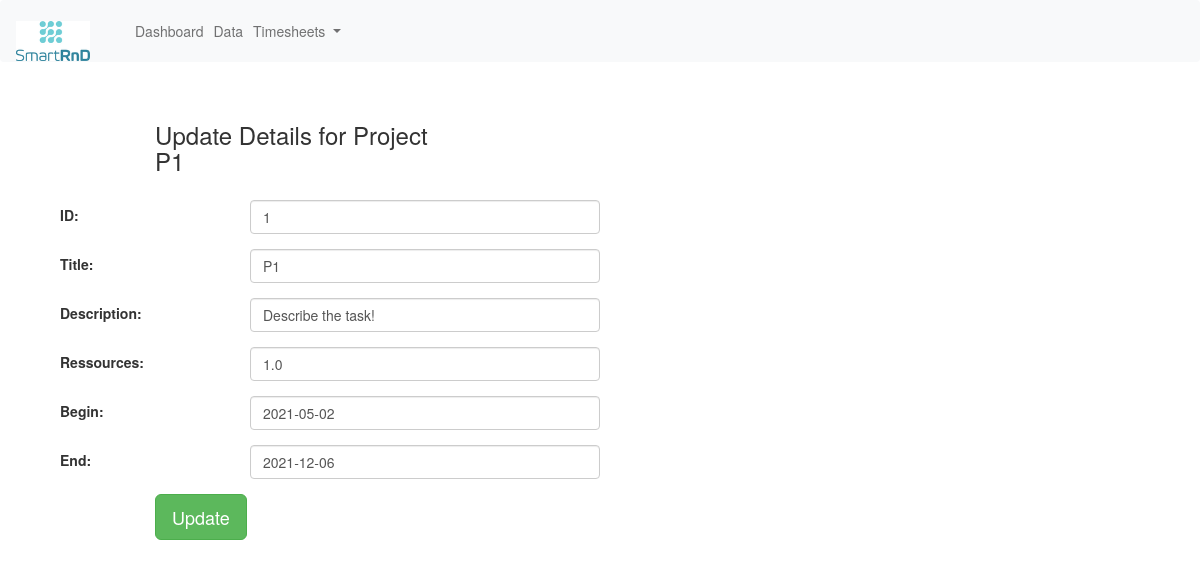
Screenshot of /edit_proj/1 with the database file from the repository.
### erpapp/models.py (models this page shows, shortened)
class Task(models.Model):
    title = models.CharField('Title', max_length=50, default='Title', unique=True)
    description = models.CharField('Description', max_length=2400, default='Describe the task!')
    assigned_employees_on_month = models.ManyToManyField(Employee, through='AssignmentPerMonth')
    class Meta:
        db_table = "task"

class Project(Task):
    ressources = models.FloatField('Ressources')
    begin = models.DateField('Project Start')
    end = models.DateField('Project End')
    @property
    def begin_formatted(self):
        return str(self.begin)
    @property
    def end_formatted(self):
        return str(self.end)
    class Meta:
        db_table = "project"

### erpapp/views.py (the view)
# urls.py: path('edit_proj/<int:id>', views.edit_proj),
def edit_proj(request, id):
    project = Project.objects.get(id=id)
    context = {
        'project': project
    }
    return render(request, 'edit_proj.html', context)

### erpapp/Templates/edit_proj.html (shortened to what this page needs)
{% extends "base.html" %}
{% block content %}
<div class="col-md-12">
    <form method="POST" class="post-form" action="/update_proj/{{ project.id }}">
        <div class="container">
            <br>
            <div class="form-group row">
                <label class="col-sm-1 col-form-label"></label>
                <div class="col-sm-4">
                    <h3>Update Details for Project<br>{{ project.title }}</h3>
                </div>
            </div>
            <div class="form-group row">
                <label class="col-sm-2 col-form-label">ID:</label>
                <div class="col-sm-4">
                    <input type="text" class="form-control" name="id" id="id_id" required maxlength="20"
                           value="{{ project.id }}"/>
                </div>
            </div>
            <div class="form-group row">
                <label class="col-sm-2 col-form-label">Title:</label>
                <div class="col-sm-4">
                    <input type="text" class="form-control" name="title" id="id_title" required maxlength="32"
                           value="{{ project.title }}"/>
                </div>
            </div>
            <div class="form-group row">
                <label class="col-sm-2 col-form-label">Description:</label>
                <div class="col-sm-4">
                    <input type="text" class="form-control" name="description" id="id_description" required
                           maxlength="32" value="{{ project.description }}"/>
                </div>
            </div>
            <div class="form-group row">
                <label class="col-sm-2 col-form-label">Ressources:</label>
                <div class="col-sm-4">
                    <input type="number" step="0.01" class="form-control" name="ressources" id="id_ressources" required
                           maxlength="15" value="{{ project.ressources }}"/>
                </div>
            </div>
            <div class="form-group row">
                <label class="col-sm-2 col-form-label">Begin:</label>
                <div class="col-sm-4">
                    <input type="text" class="form-control" name="begin" id="id_begin" required maxlength="20"
                           value="{{ project.begin_formatted }}"/>
                </div>
            </div>
            <div class="form-group row">
                <label class="col-sm-2 col-form-label">End:</label>
                <div class="col-sm-4">
                    <input type="text" class="form-control" name="end" id="id_end" required maxlength="20"
                           value="{{ project.end_formatted }}"/>
                </div>
            </div>
            <div class="form-group row">
                <label class="col-sm-1 col-form-label"></label>
                <div class="col-sm-4">
                    <button type="submit" class="btn btn-success btn-lg">Update</button>
                </div>
            </div>
        </div>
    </form>
</div>
{% endblock content %}

### rows the page displays
Task: title "P1", id "1", description "Describe the task!"
Project: ressources "1.0", begin "2021-05-02", end "2021-12-06"
